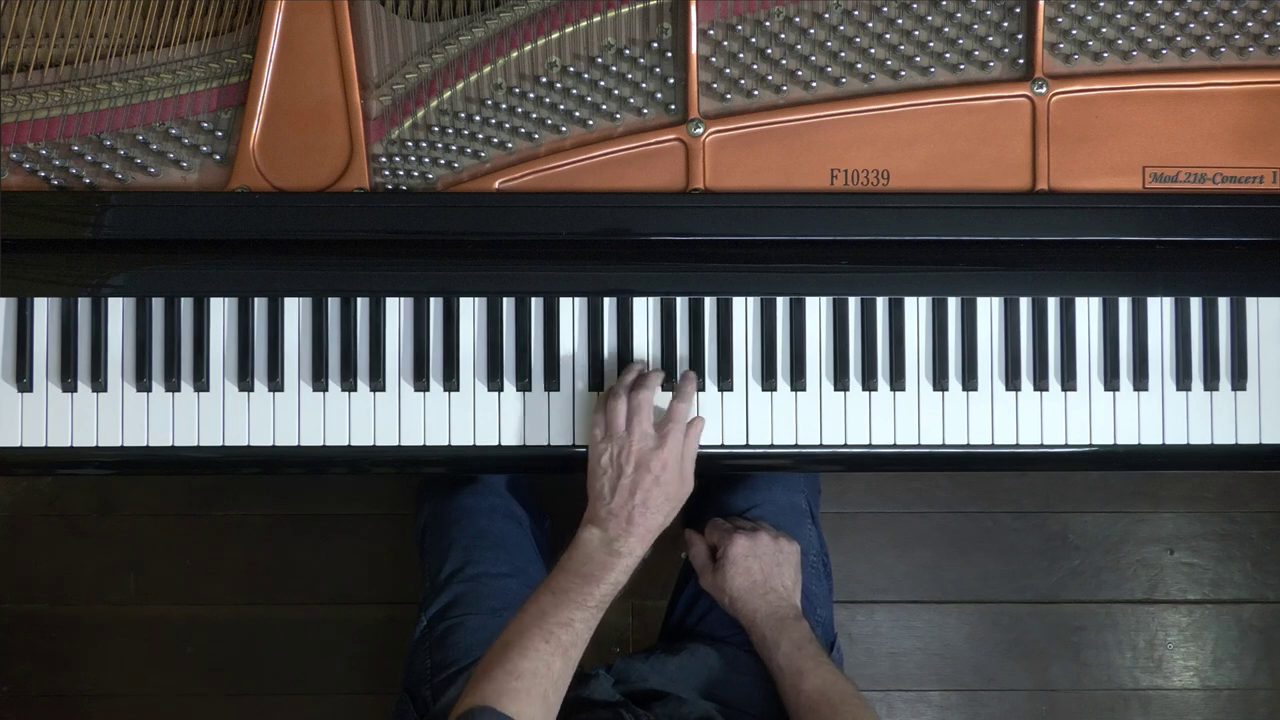
#> input picture frames/piano_video_1/cleaned/cleaned_frame_103.png, 1280 x 720 px, found by its file name; its folder holds only this picture in this run
$ python frame_without_hands_extractor.py
#> lines starting #> are read from the running program, lines starting #| are printed output that depends on the picture; after the words box and inside, x2 and y2 are one past the last pixel; in counts of white or black regions, pixels touching at a corner belong together
import cv2
import numpy as np
import os


class FrameWithoutHandsExtractor:
    def __init__(self, manual=True, show_plots=False, mse_threshold=500):
        """
        Initializes the PianoExtractor.
        :param manual: If True, allows manual piano region selection. If False, uses automatic detection.
        :param show_plots: If True, displays debugging plots.
        :param mse_threshold: Threshold for MSE to decide if a frame is valid.
        """
        self.manual = manual
        self.show_plots = show_plots
        self.mse_threshold = mse_threshold
        self.piano_region = None

    def select_piano_region(self, frame):
        """
        Allows the user to manually select the piano region in a frame.
        :param frame: Input video frame.
        :return: Coordinates of the piano region (x, y, w, h).
        """
        roi = cv2.selectROI("Select Piano Region", cv2.cvtColor(frame, cv2.COLOR_RGB2BGR), fromCenter=False, showCrosshair=True)
        cv2.destroyWindow("Select Piano Region")
        return roi

    def detect_piano_region(self, frame):
        """
        Automatically detects the piano region using edge detection and contour analysis.
        :param frame: Input video frame.
        :return: Coordinates of the piano region (x, y, w, h).
        """
        gray_frame = cv2.cvtColor(frame, cv2.COLOR_BGR2GRAY)
        clahe = cv2.createCLAHE(clipLimit=2.0, tileGridSize=(8, 8))
        enhanced = clahe.apply(gray_frame)
        edges = cv2.Canny(enhanced, 50, 150)

        # Find contours
        contours, _ = cv2.findContours(edges, cv2.RETR_EXTERNAL, cv2.CHAIN_APPROX_SIMPLE)

        # Find the largest rectangular contour (assuming it's the piano)
        piano_region = None
        max_area = 0
        for contour in contours:
            x, y, w, h = cv2.boundingRect(contour)
            area = w * h
            if area > max_area:
                max_area = area
                piano_region = (x, y, w, h)

        if piano_region is None:
            raise ValueError("Piano region could not be detected.")
        return piano_region

    def get_piano_region(self, frame):
        """
        Determines the piano region either manually or automatically.
        :param frame: Input video frame.
        :return: Coordinates of the piano region (x, y, w, h).
        """
        if self.manual:
            return self.select_piano_region(frame)
        else:
            return self.detect_piano_region(frame)

    def calculate_mse(self, frame1, frame2):
        """
        Calculate Mean Squared Error (MSE) between two frames.
        :param frame1: First frame (grayscale).
        :param frame2: Second frame (grayscale).
        :return: Mean Squared Error value.
        """
        return np.mean((frame1 - frame2) ** 2)

    def __call__(self, frames, output_dir="output"):
        """
        Extracts the first frame where the piano is clear (no hand present) from a list of frames.
        :param frames: List of frames (numpy arrays).
        :param output_dir: Directory to save the extracted frame.
        :return: Path to the saved frame and its index.
        """
        if not frames:
            raise ValueError("The frames list is empty.")

        # Use the most informative frame for ROI detection
        valid_frames = [f for f in frames if f is not None]
        ref_frame = max(valid_frames, key=lambda f: int(f.max()))
        self.piano_region = self.get_piano_region(ref_frame)
        x, y, w, h = self.piano_region

        # Initialize variables for MSE calculation
        previous_frame = None
        for idx, frame in enumerate(frames):
            piano_frame = frame[y:y + h, x:x + w]
            gray_frame = cv2.cvtColor(piano_frame, cv2.COLOR_BGR2GRAY)

            if previous_frame is not None:
                mse = self.calculate_mse(previous_frame, gray_frame)
                if mse < self.mse_threshold:
                    # # Save the clear frame
                    # os.makedirs(output_dir, exist_ok=True)
                    # output_path = os.path.join(output_dir, f"clear_piano_frame_{idx}.png")
                    # cv2.imwrite(output_path, frame)

                    return frame

            previous_frame = gray_frame

        raise ValueError("No clear piano frame found.")


def main():
    # Load frames from a directory into a list
    frames_dir = os.path.join("data", "frames", "piano_video_1", "cleaned")
    frame_paths = sorted([os.path.join(frames_dir, f) for f in os.listdir(frames_dir) if f.endswith('.png')])
    frames = [cv2.imread(frame_path) for frame_path in frame_paths]
#> frames = 1 item

    # Initialize the PianoExtractor
    extractor = FrameWithoutHandsExtractor(manual=False, show_plots=True, mse_threshold=500)

    # Extract a clear piano frame from the frames list
    try:
        clear_frame = extractor(frames)
#> in __call__, ref_frame is the input picture: shape (720, 1280, 3); mean B, G, R 76.4, 78, 82
#> in detect_piano_region, `gray_frame = cv2.cvtColor(frame, cv2.COLOR_BGR2GRAY)`:
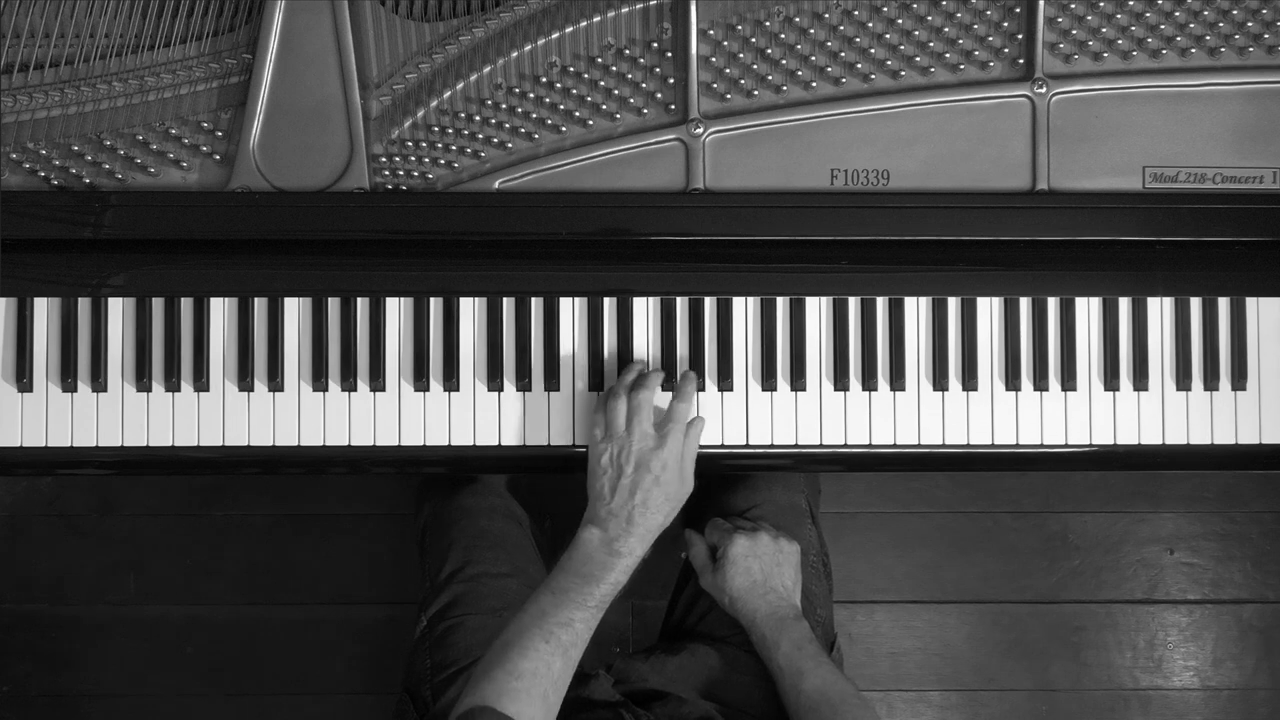
#> gray_frame: shape (720, 1280); min 0, max 255, mean 79
#> in detect_piano_region, `enhanced = clahe.apply(gray_frame)`:
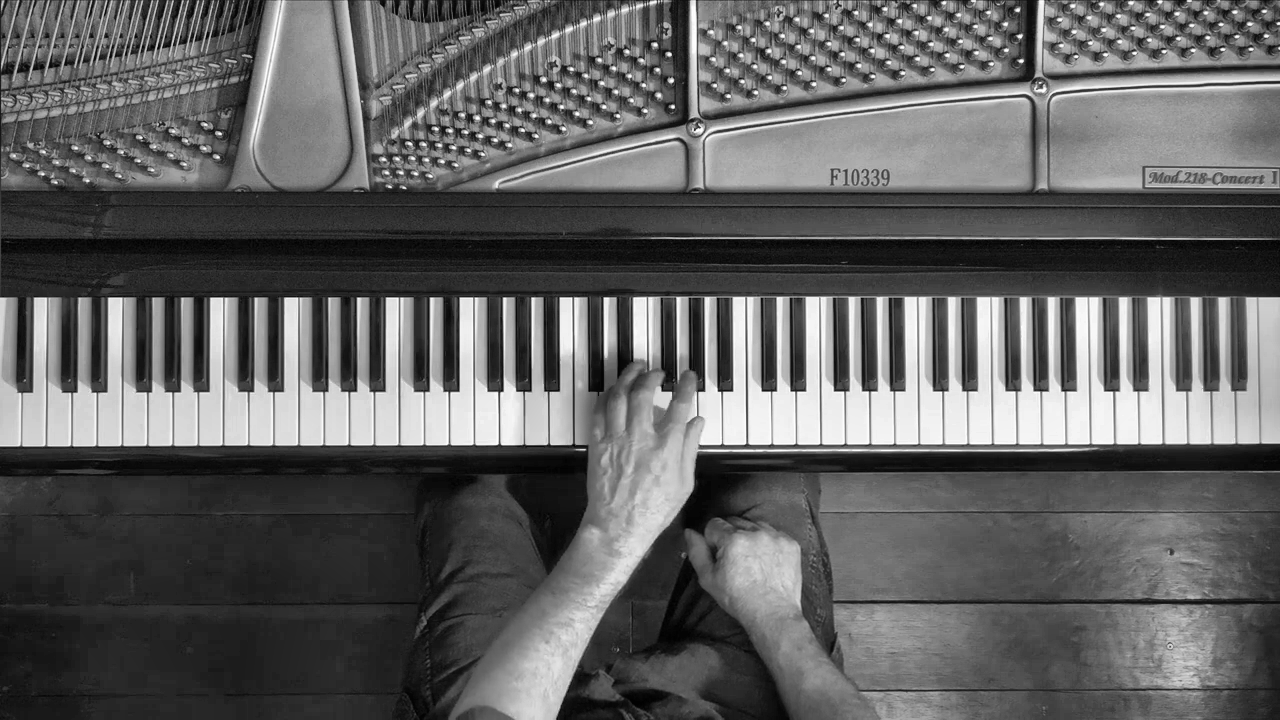
#> enhanced: shape (720, 1280); min 0, max 255, mean 97.6
#> in detect_piano_region, `edges = cv2.Canny(enhanced, 50, 150)`:
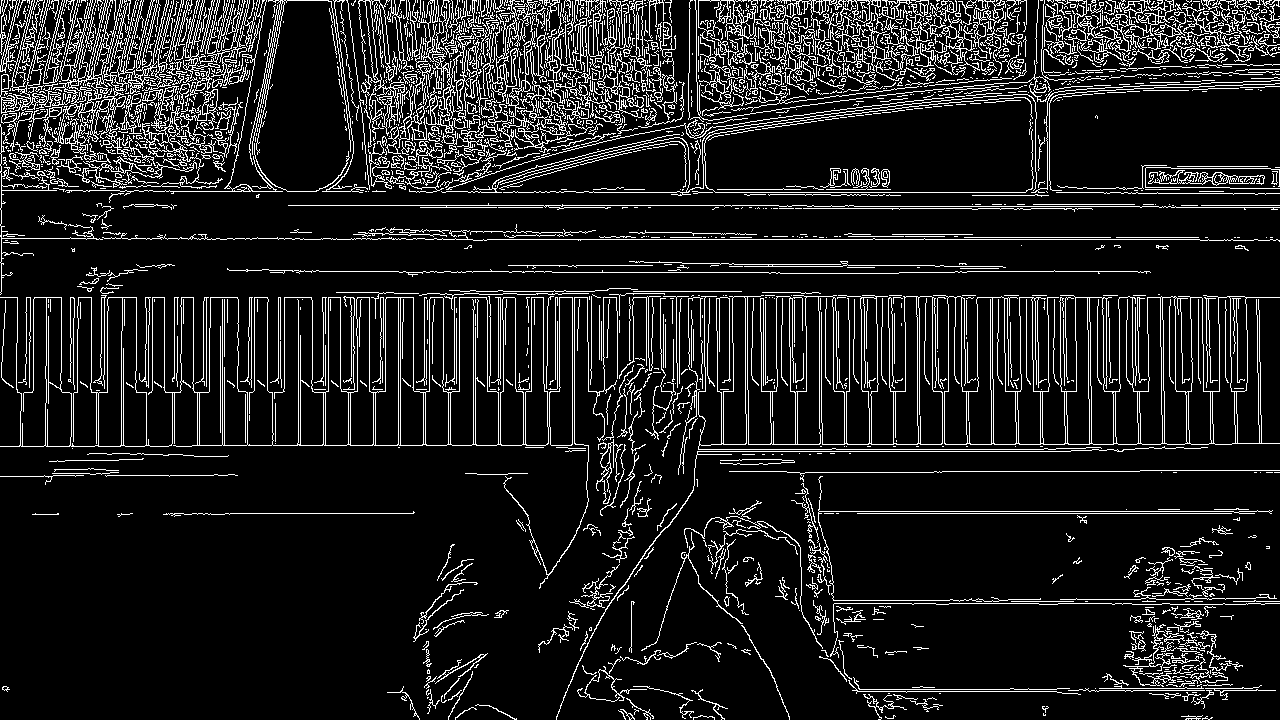
#> edges: shape (720, 1280); 11.7% white in thin lines or dots
#> in detect_piano_region, `contours, _ = cv2.findContours(edges, cv2.RETR_EXTERNAL, cv2.CHAIN_APP..`: contours = 2048 contours, 1849 with area under 20; largest, box (x1, y1, x2, y2) and area: (0, 297, 573, 447) 38960, (933, 295, 1280, 445) 29388, (698, 295, 1102, 450) 14314, (43, 0, 247, 189) 5290, (358, 0, 405, 148) 1650
#> the loop in detect_piano_region, `for contour in contours:` made 2048 passes
#> (x, y, w, h, area, max_area) on passes 1, 2, 8, 9, 12, 19, 28, 33, 44, 111, 142, 251: (1202, 716, 11, 4, 44, 44), (1181, 715, 22, 5, 110, 110), (620, 709, 15, 11, 165, 165), (455, 707, 22, 13, 286, 286), (475, 704, 42, 16, 672, 672), (863, 694, 44, 26, 1144, 1144), (691, 689, 37, 31, 1147, 1147), (633, 686, 61, 33, 2013, 2013), (848, 680, 233, 15, 3495, 3495), (741, 625, 49, 95, 4655, 4655), (830, 603, 450, 55, 24750, 24750), (818, 476, 455, 126, 57330, 57330)
#> (x, y, w, h, area) on passes 3, 4, 6, 7, 10, 11: (885, 715, 11, 4, 44), (693, 715, 22, 5, 110), (618, 710, 8, 10, 80), (634, 709, 5, 6, 30), (1042, 706, 7, 7, 49), (933, 704, 10, 2, 20)
#> after the loop in detect_piano_region, `for contour in contours:`: max_area = 178648
#> in __call__, `self.piano_region = self.get_piano_region(ref_frame)`: self.piano_region = (556, 446, 652, 274)
#> in __call__, `x, y, w, h = self.piano_region`: x = 556; y = 446; w = 652; h = 274
#> the loop in __call__, `for idx, frame in enumerate(frames):` made 1 pass
#> pass 1, in __call__, `piano_frame = frame[y:y + h, x:x + w]`:
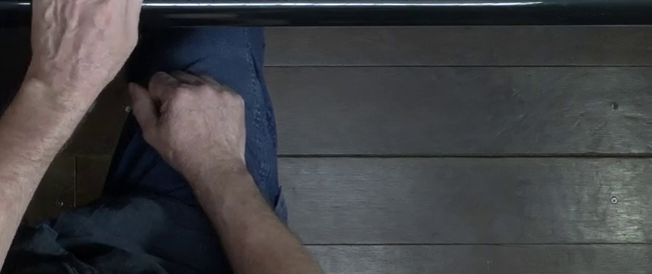
#> piano_frame: shape (274, 652, 3); mean B, G, R 68, 66, 65.7
#> pass 1, in __call__, `gray_frame = cv2.cvtColor(piano_frame, cv2.COLOR_BGR2GRAY)`:
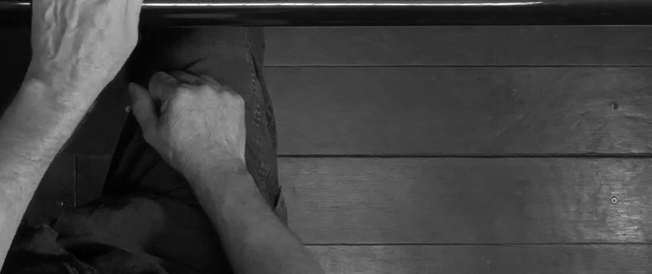
#> gray_frame: shape (274, 652); min 0, max 255, mean 66.1
        print(f"Clear piano frame extracted: {clear_frame}")
        os.makedirs("outputs", exist_ok=True)
        cv2.imwrite("outputs/frame_without_hands2.png", clear_frame)
        print("Saved: outputs/frame_without_hands2.png")


    except ValueError as e:
        print(f"Error: {e}")


if __name__ == "__main__":
    main()
